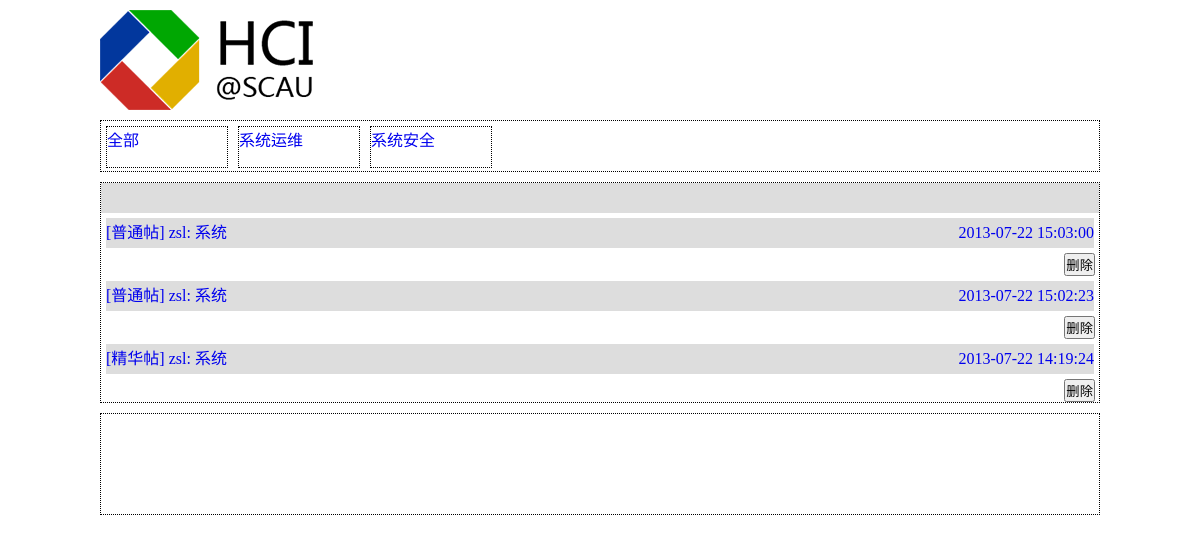
Before: /Controller/boardCon.php?area=4&board=0 with the older database file.
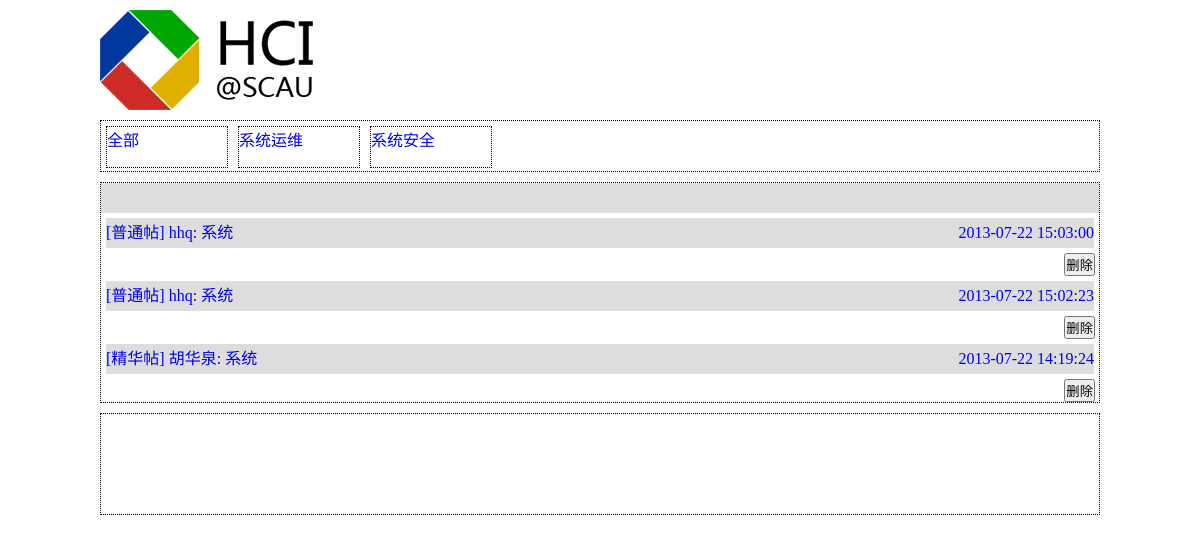
After: the same page with the newer database file.
### tables this page shows
CREATE TABLE IF NOT EXISTS `user` (
  `id` int(11) NOT NULL AUTO_INCREMENT,
  `account` varchar(20) NOT NULL,
  `score` int(10) NOT NULL,
  `level` int(3) NOT NULL,
  `authority` int(11) NOT NULL,
  `password` varchar(255) NOT NULL,
  PRIMARY KEY (`id`)
);

### Controller/postCon.php (called while the page is built, shortened)
<?php
	$postUser = array();
	$postTitle = array();
	$postType = array();
	$postDate = array();
	$postId = array();
	$postDeleted=array();
	$areaId = $_GET['area'];
	$boardId = $_GET['board'];
	if($boardId == 0) {
		$sql = "SELECT post.* FROM post,board WHERE
				post.board_id=board.id AND board.area_id='$areaId' order by id desc";
		$query = mysql_query($sql);
		while($allPost=mysql_fetch_array($query)) {
			array_push($postTitle, $allPost['title']);
			array_push($postType, $allPost['type']);
			array_push($postDate, $allPost['post_date']);
			array_push($postId, $allPost['id']);
			array_push($postDeleted,$allPost['deleted']);
			$temp_user = mysql_fetch_array(mysql_query("SELECT account from user WHERE id='$allPost[user_id]'"));
			array_push($postUser, $temp_user[0]);
		}
	}
	include_once(ROOT . DS . "View" . DS . "allPostView.php");
?>

### Controller/boardCon.php (called while the page is built, shortened)
<?php
	include_once(ROOT . DS. "View" . DS. "boardHeader.php");
	include_once(ROOT . DS. "View" . DS . "boardView.php");
	include_once(ROOT . DS . "Controller" . DS . "postCon.php");
?>

### View/allPostView.php (the view, shortened to what this page needs)
			<ul>
<?php
	foreach ($postUser as $key => $user) {
		if($postDeleted[$key]==0){
?>
				<li id="<?php echo $key;?>">
					<a href="/HCI-forum/Controller/onePostCon.php?postId=<?php echo $postId[$key];?>" class="list-a" >
					<div class="post-link">
					<span class="type">
					[<?php
					switch ($postType[$key]) {
						case '0':
							echo "普通帖";
							break;
						case '3':
							echo "精华帖";
							break;
					}?>]
					</span>
					<span calss="author">&nbsp;<?php echo $user;?>:</span>
					<span class="title"><?php echo $postTitle[$key];?></span>
					<span class="time"><?php echo $postDate[$key];?></span>
					</div>
					</a>
					<p align="right"><input type="button" onclick="post_delete_judge(<?php echo $postId[$key].",".$key;?>)" value="删除" />&nbsp;</p>
				</li>
<?php
        }
	}
?>
			</ul>

Changed rows visible on the page:
no longer on this page (row unchanged): user: account "zsl"
now on this page (row edited): user: account "hhq"
Other visible differences:
new list line: "[ 普通帖 ] : 系统 2013-07-22 15:03:00 删除"
new list line: "[ 普通帖 ] : 系统 2013-07-22 15:02:23 删除"
new list line: "[ 精华帖 ] 胡华泉 : 系统 2013-07-22 14:19:24 删除"
list line gone: "[ 普通帖 ] : 系统 2013-07-22 15:03:00 删除"
list line gone: "[ 普通帖 ] : 系统 2013-07-22 15:02:23 删除"
list line gone: "[ 精华帖 ] : 系统 2013-07-22 14:19:24 删除"
